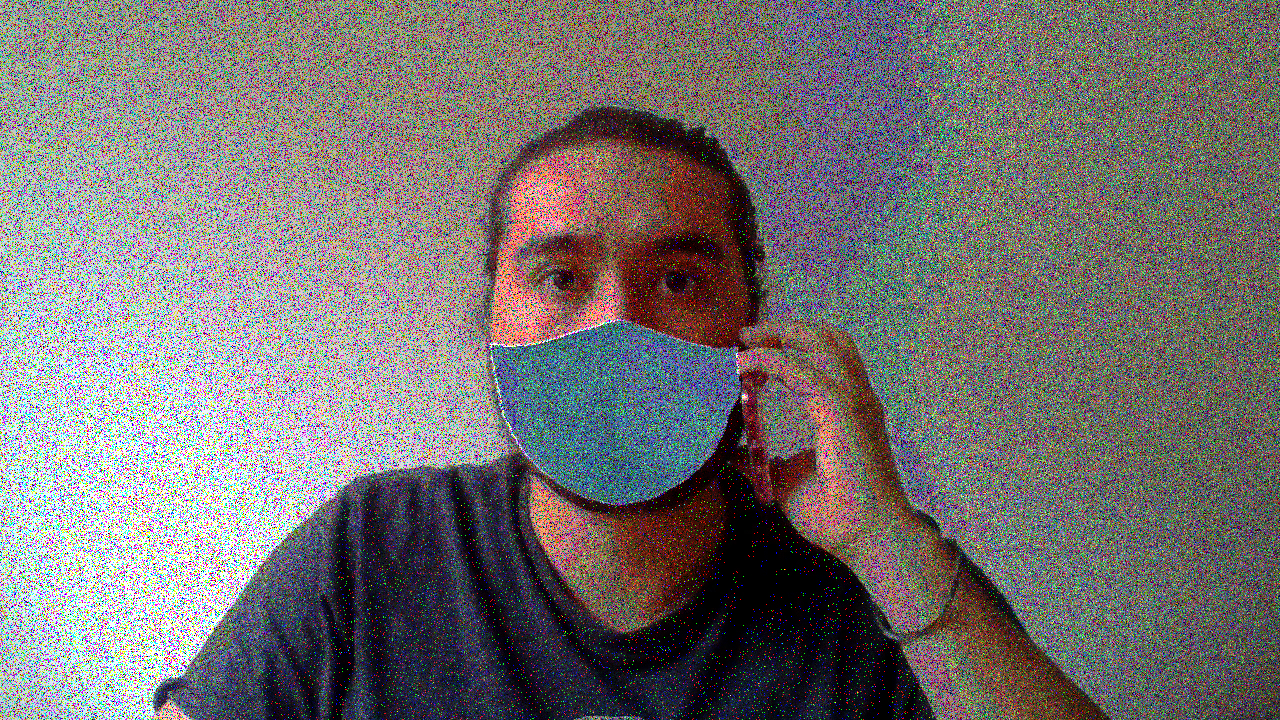
#> input picture Proyecto/DataBase_Augmentation/Samples/349_speckle.png, 1280 x 720 px; its folder holds only this picture in this run
$ python -i basicColor.py   (imports and definitions only)
#> lines starting #> are read from the running program, lines starting #| are printed output that depends on the picture; after the words box and inside, x2 and y2 are one past the last pixel; in counts of white or black regions, pixels touching at a corner belong together
# Pontificia Universidad Javeriana
# Procesamiento de Imágenes y Video
# Luis Miguel Muñoz Flórez
# Taller 1
# Clase basicColor

# Importar librerías
import cv2

# Construcción de la clase basicColor
class basicColor:

    # Atributos de la clase
    ruta_imagen = ''
    imagen = []
    imagen_gris = []
    imagen_hsv = []

    # Constructor de la clase
    def __init__(self, ruta_imagen):
        self.ruta_imagen = ruta_imagen
        self.imagen = cv2.imread(ruta_imagen)
#> self.imagen is the input picture: shape (720, 1280, 3); mean B, G, R 112.6, 113.8, 117.2
        self.imagen_gris = cv2.cvtColor(self.imagen, cv2.COLOR_BGR2GRAY)
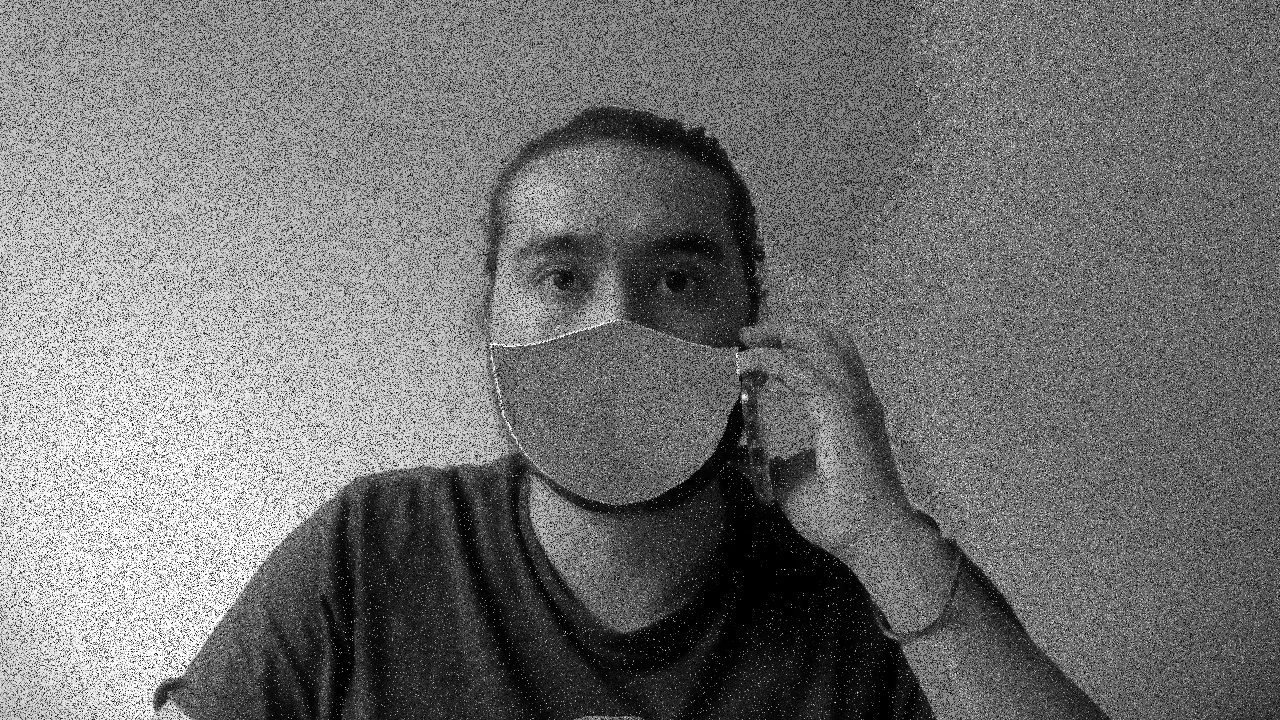
#> self.imagen_gris: shape (720, 1280); min 0, max 255, mean 114.7
        self.imagen_hsv = cv2.cvtColor(self.imagen, cv2.COLOR_BGR2HSV)
#> self.imagen_hsv: shape (720, 1280, 3); mean H, S, V 76.4, 149.5, 155.9

    # Métodos de la clase
    # displayPropesties: mostrar algunas propiedades de la imagen como, número de píxeles y canales
    def displayProperties(self):
        shape = self.imagen.shape
        pixeles = shape[0] * shape[1]
        pixeles_MP = float(pixeles)/float(1000000)
        canales = shape[2]
        print("Número de píxeles de la imagen: ", pixeles_MP, " MP" )
        print("Número de canales de la imagen: ", canales )

    # makeBW: Imagen binarizada a través del método Otsu
    #         Retorna la imagen binarizada
    def makeBW(self):
        # Umbral global Otsu
        ret, ibw_otsu = cv2.threshold(self.imagen_gris, 0, 255, cv2.THRESH_BINARY + cv2.THRESH_OTSU)
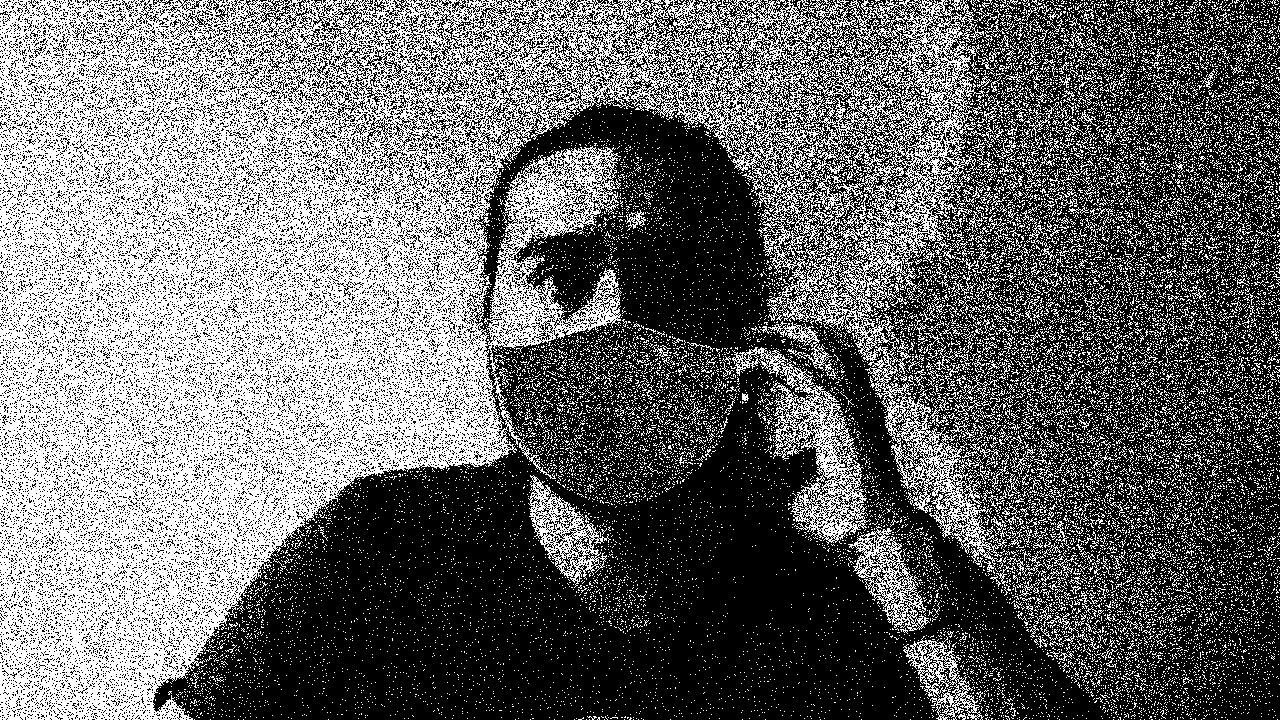
#> ibw_otsu: shape (720, 1280); 42.1% white in thin lines or dots
#> ret = 123
        return ibw_otsu

    # colorize: colorizar la imagen basado en un valor de Hue ingresado por el usuario
    #           Recibe un valor de Hue
    #           Retorna la imagen colorizada
    def colorize(self, h):
        # Colorizar imagen
        imagen_hue = self.imagen_hsv
        imagen_hue[..., 0] = h
        # Convertir imagen nuevamente a BGR
        imagen_colorizada = cv2.cvtColor(imagen_hue, cv2.COLOR_HSV2BGR)
        return imagen_colorizada

>>> result = basicColor('../../Proyecto/DataBase_Augmentation/Samples/349_speckle.png').makeBW()

$ run again, on Proyecto/DataBase_Augmentation/Samples/350_gauss.png
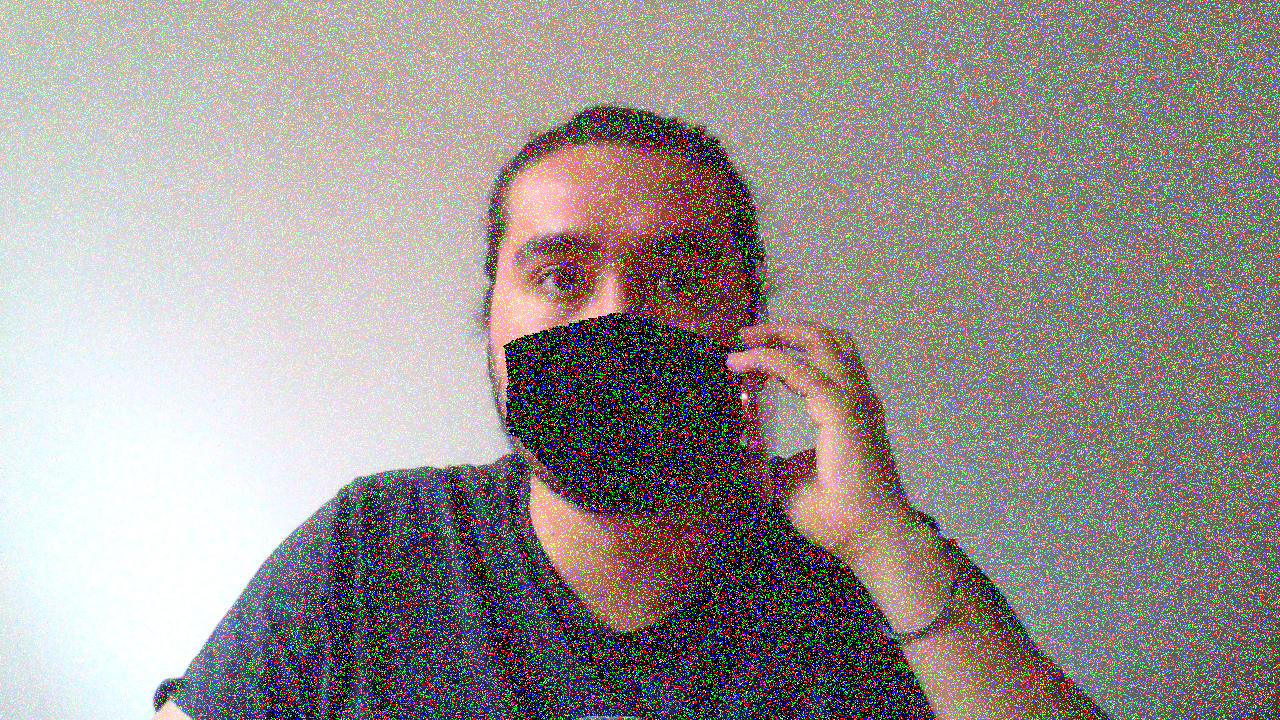
#> input picture Proyecto/DataBase_Augmentation/Samples/350_gauss.png, 1280 x 720 px
#> in __init__, self.imagen is the input picture: shape (720, 1280, 3); mean B, G, R 142.5, 145.8, 151.9
#> in __init__, `self.imagen_gris = cv2.cvtColor(self.imagen, cv2.COLOR_BGR2GRAY)`:
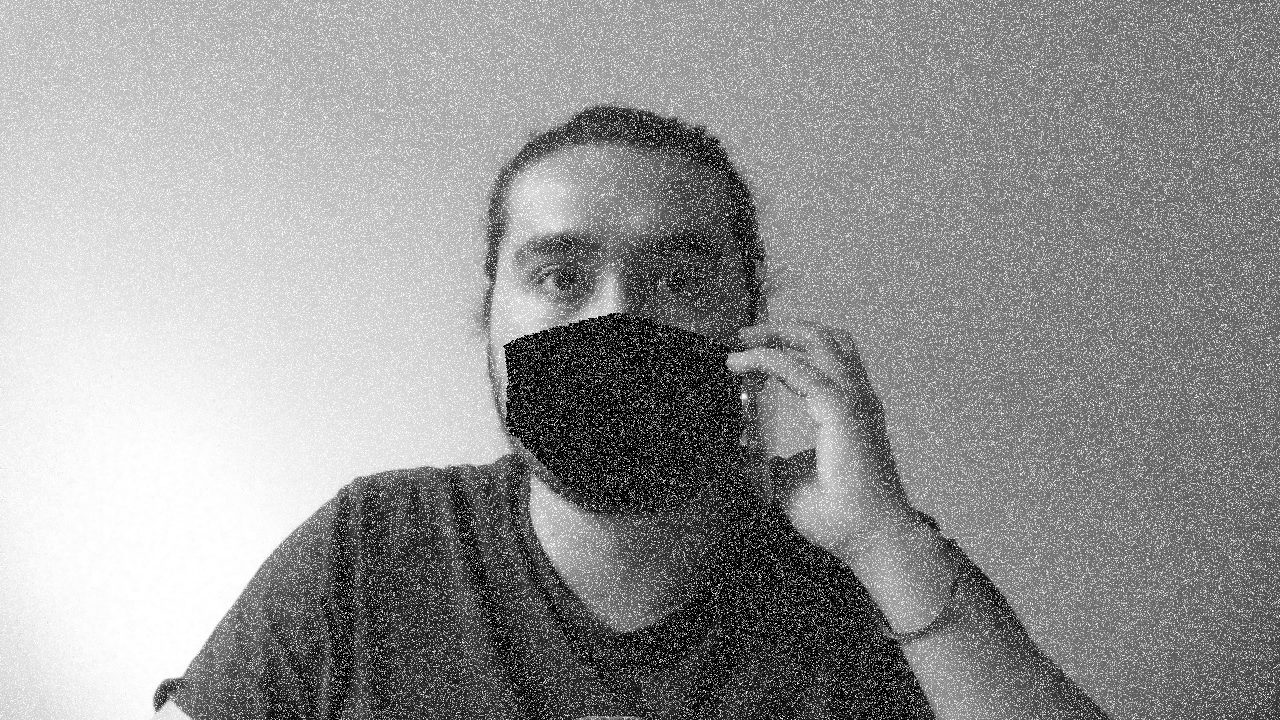
#> self.imagen_gris: shape (720, 1280); min 0, max 255, mean 147.3
#> self.imagen_hsv: shape (720, 1280, 3); mean H, S, V 63.8, 87.2, 184.5
#> in makeBW, `ret, ibw_otsu = cv2.threshold(self.imagen_gris, 0, 255, cv2.THRESH_BIN..`:
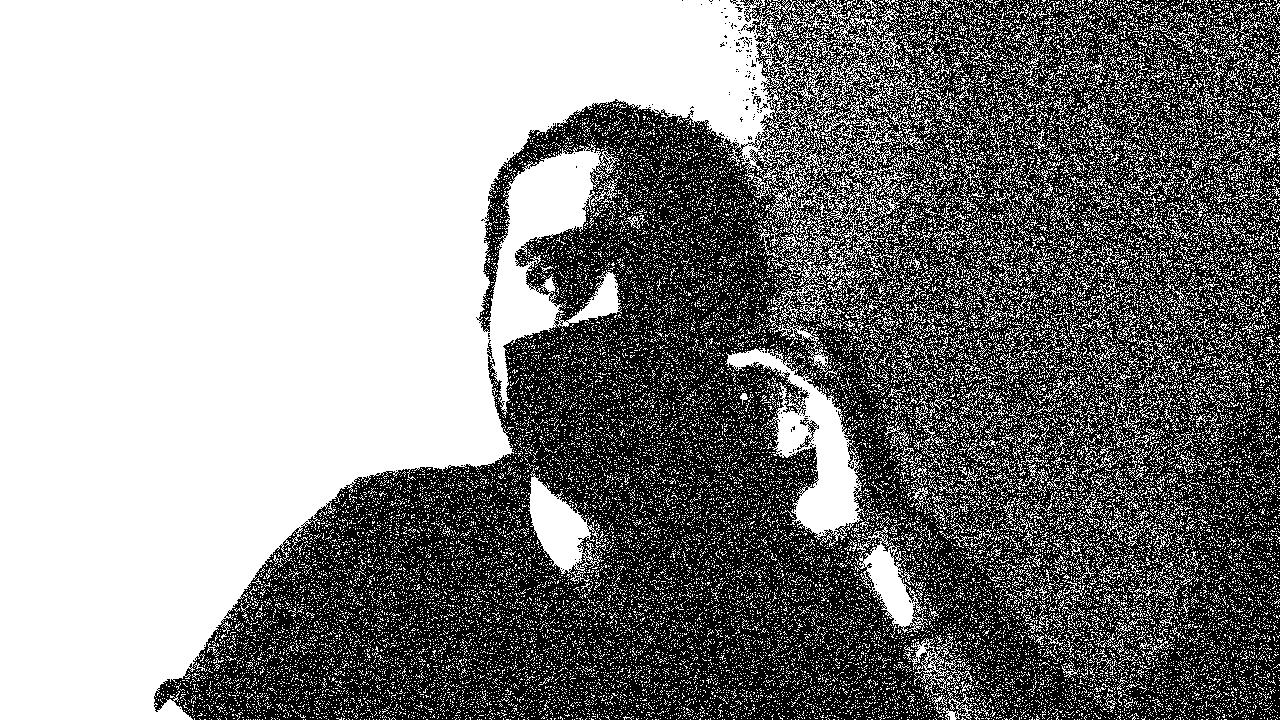
#> ibw_otsu: shape (720, 1280); 52.9% white; 200 black regions (195 under 20 px), largest, box (x1, y1, x2, y2) and area: (154, 0, 1280, 720) 432971, (797, 418, 819, 450) 166, (753, 96, 761, 108) 44, (730, 0, 742, 6) 23, (743, 37, 750, 47) 21
#> ret = 143
